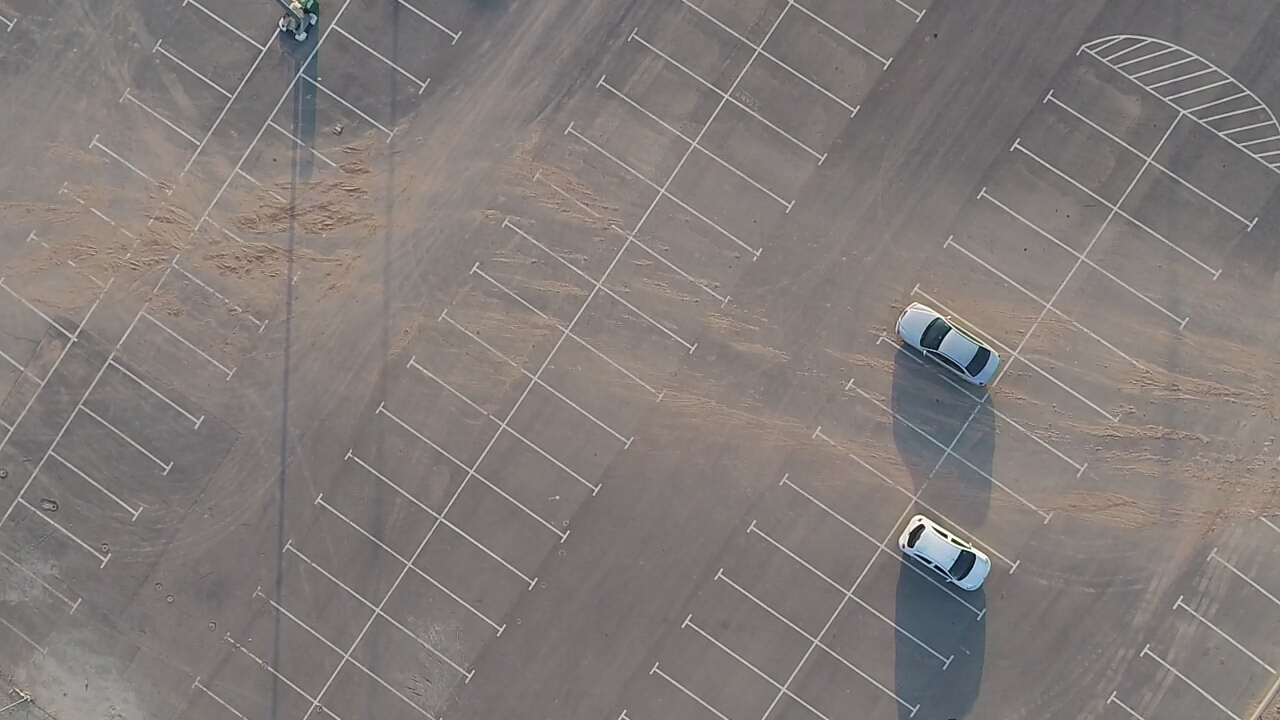
#> input picture c#/DroneServerAceptanceTests/BasePhotoImages/10.JPG, 1280 x 720 px
$ python sift.py ../DroneServerAceptanceTests/BasePhotoImages/1.jpg ../DroneServerAceptanceTests/BasePhotoImages/10.JPG 1.0   (Python 2 division)
#> lines starting #> are read from the running program, lines starting #| are printed output that depends on the picture
import numpy as np
import cv2
from matplotlib import pyplot as plt
import sys


def rec(img, point):
    cv2.rectangle(img, (int(point[0])-15, int(point[1])-15),
                  (int(point[0])+15, int(point[1])+15), (255, 0, 0), 30)


def corelate_points(matches, kp1, kp2):
    arr = []
    for m in matches:
        # (point in big , point in little)
        arr.append((kp2[m.trainIdx].pt, kp1[m.queryIdx].pt))
    return arr


def make_buckets(points, f):
    buckets = []
    const = 50
    for init in points:
        arr = []
        for p in points:
            if (abs(init[f][0]-p[f][0]) < const and abs(init[f][1]-p[f][1]) < const):
                arr.append(p)
        buckets.append(arr)
    return buckets


def filter_buckets(buckets):
    winners = []
    for b in buckets:
        co_buckets = make_buckets(b, 1)
        maxcb = co_buckets[0]
        for cb in co_buckets:
            if (len(maxcb) < len(cb)):
                maxcb = cb
        winners.append((b, maxcb))

    const = 0
    wow = winners[0]  # winner of winners kaboom!
    for w in winners:
        if(len(wow[1]) - const*(len(wow[0])-len(wow[1])) < len(w[1]) - const*(len(w[0])-len(w[1]))):
            wow = w
    return wow


def get_mid(bucket, little, big,ratio):
    if ratio<1:
	   ratio=1/ratio
    bx = bucket[0][0][0]
    by = bucket[0][0][1]

    lx = bucket[0][1][0]
    ly = bucket[0][1][1]
    mlx = little.shape[1]/2
    mly = little.shape[0]/2

    mbx=-1*((lx-mlx)/ratio-bx)
    mby=-1*((ly-mly)/(2*ratio)-by)

    return (int(mbx),int(mby))


img1_path = sys.argv[2]
img2_path = sys.argv[1]

ratio= float(sys.argv[3])

img1 = cv2.imread(img1_path, 0)          # queryImage (little)
#> img1: shape (720, 1280); min 0, max 255, mean 125.1
img2 = cv2.imread(img2_path, 0)          # trainImage (big)
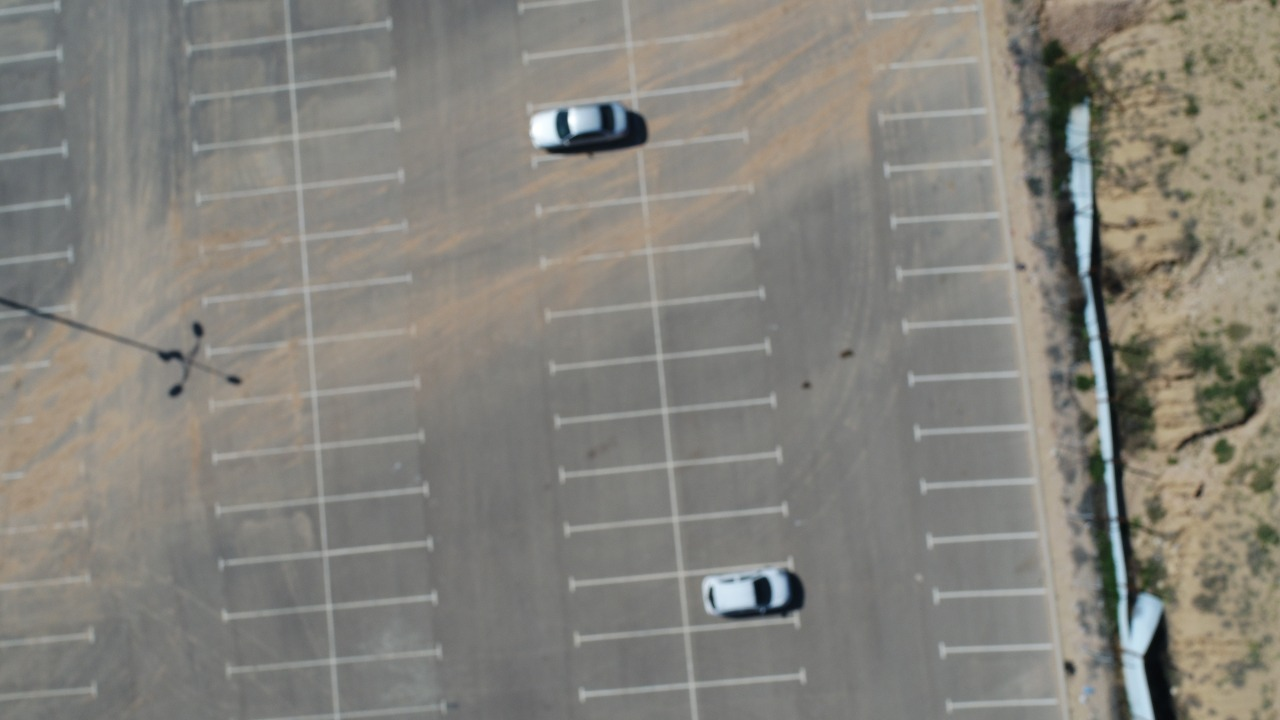
#> input picture c#/DroneServerAceptanceTests/BasePhotoImages/1.jpg, 1280 x 720 px
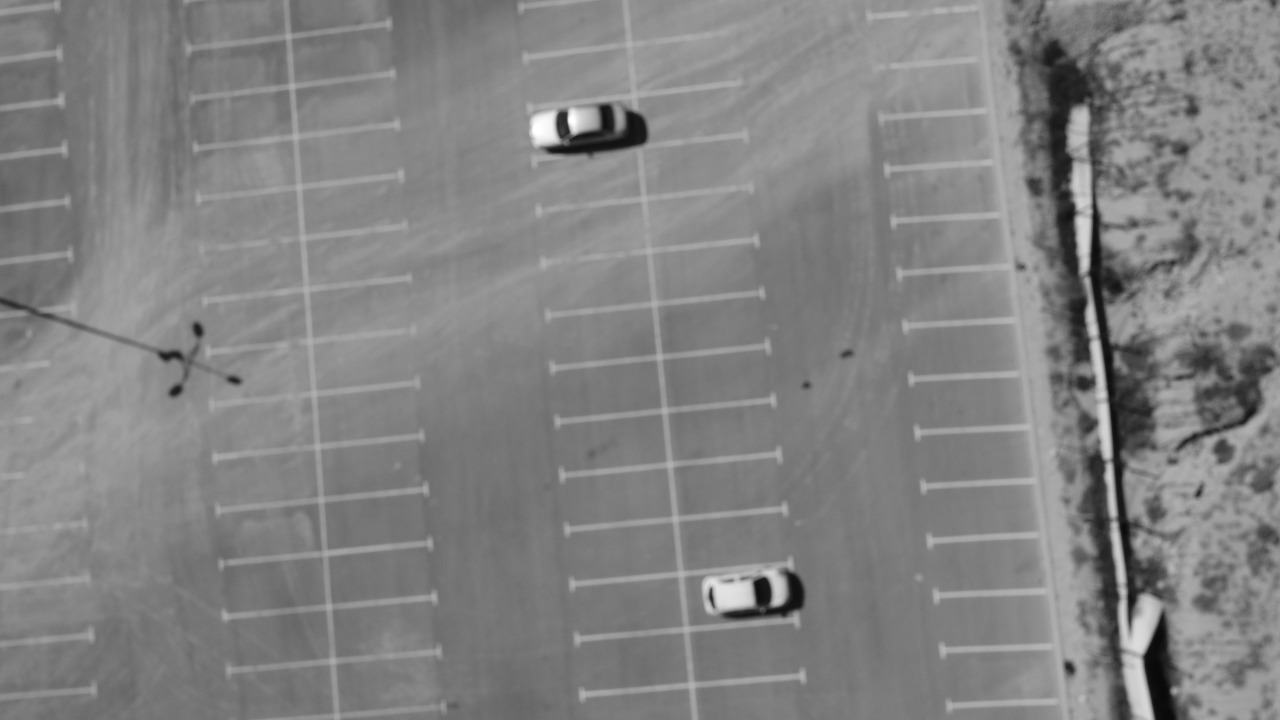
#> img2: shape (720, 1280); min 8, max 255, mean 130.2

# Initiate SIFT detector
orb = cv2.ORB_create()

# find the keypoints and descriptors with SIFT
kp1, des1 = orb.detectAndCompute(img1, None)
#> kp1 = 500 keypoints; strongest (x, y, size): (962, 550, 31), (922, 524, 31), (946, 536, 31), (952, 540, 31)
kp2, des2 = orb.detectAndCompute(img2, None)
#> kp2 = 500 keypoints; strongest (x, y, size): (573, 128, 92.6), (573, 129, 111.1), (572, 129, 77.1), (552, 136, 111.1)

# create BFMatcher object
bf = cv2.BFMatcher(cv2.NORM_HAMMING, crossCheck=True)

# Match descriptors.
matches = bf.match(des1, des2)
#> matches = 113 matches

# Sort them in the order of their distance.
matches = sorted(matches, key=lambda x: x.distance)

#sift

little = cv2.imread(img1_path, 1)
#> little is the input picture: shape (720, 1280, 3); mean B, G, R 120.8, 123.5, 129.9
big = cv2.imread(img2_path, 1)
#> big is the input picture: shape (720, 1280, 3); mean B, G, R 123.4, 130.4, 132.5


points = corelate_points(matches, kp1, kp2)
#> the loop in corelate_points, `for m in matches:` made 113 passes
#> after the loop in corelate_points, `for m in matches:`: arr = 113 items
#> points = 113 items
wb = filter_buckets(make_buckets(points, 0))
#> the loop in make_buckets, `for init in points:` made 113 passes
#> init on passes 1 to 12: ((763.1, 578.5), (970.4, 554.9)), ((755.1, 582.3), (960.8, 553)), ((566, 113), (903, 555.4)), ((552, 111.6), (966, 544.3)), ((748.2, 582.3), (960.1, 551.6)), ((746.5, 582.7), (955.5, 540.5)), ((570.2, 109.9), (972.9, 562.4)), ((555.4, 137.4), (913.7, 336.8)), ((780, 570), (933.1, 311)), ((616.3, 125.4), (974.6, 369.1)), ((766.8, 578.4), (974.9, 555.8)), ((570, 109), (910.7, 540.5))
#> in filter_buckets, `winners = []`: winners = []
#> the loop in filter_buckets, `for b in buckets:` made 113 passes
#> after the loop in filter_buckets, `for b in buckets:`: winners = 113 items
#> the loop in filter_buckets, `for w in winners:` made 113 passes
mid_point = get_mid(wb[1], little, big,ratio)
#> in get_mid, `bx = bucket[0][0][0]`: bx = 763.1
#> in get_mid, `by = bucket[0][0][1]`: by = 578.5
#> in get_mid, `lx = bucket[0][1][0]`: lx = 970.4
#> in get_mid, `ly = bucket[0][1][1]`: ly = 554.9
#> in get_mid, `mbx=-1*((lx-mlx)/ratio-bx)`: mbx = 432.6
#> in get_mid, `mby=-1*((ly-mly)/(2*ratio)-by)`: mby = 481.1
#> mid_point = (432, 481)
print mid_point
#| (432, 481)
rec(big, mid_point)
# [7 lines of commented-out code are left out]


img_output = '{}_{}'.format(img1_path[0:img1_path.find('.')], img2_path[0:img2_path.find('.')])

img3 = cv2.drawMatches(img1, kp1, img2, kp2, matches, img1)
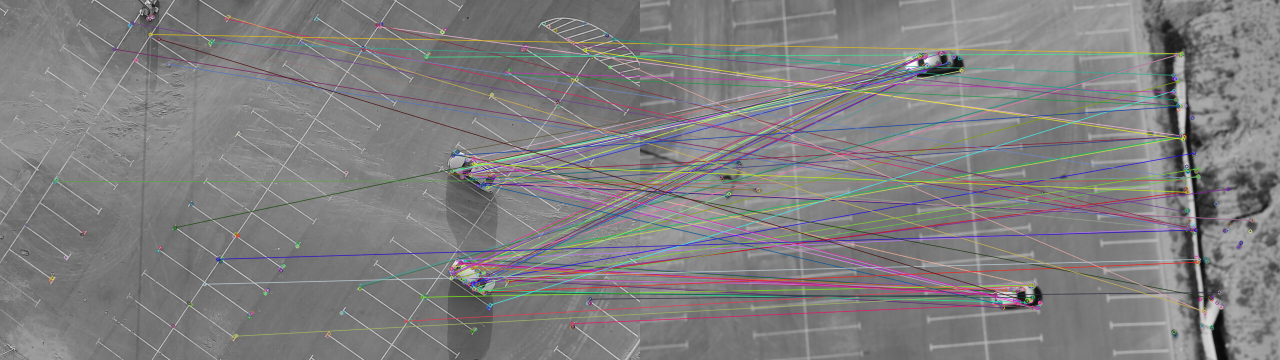
#> img3: shape (720, 2560, 3) (shown at 1/2 size); mean of channels 0, 1, 2 127, 126.4, 127.6; drawn as B, G, R
#plt.imshow(img3),plt.show()
cv2.imwrite('{}_a.jpg'.format(img_output), img3)
cv2.imwrite('{}_b.jpg'.format(img_output), big)


# [46 lines of commented-out code are left out]
